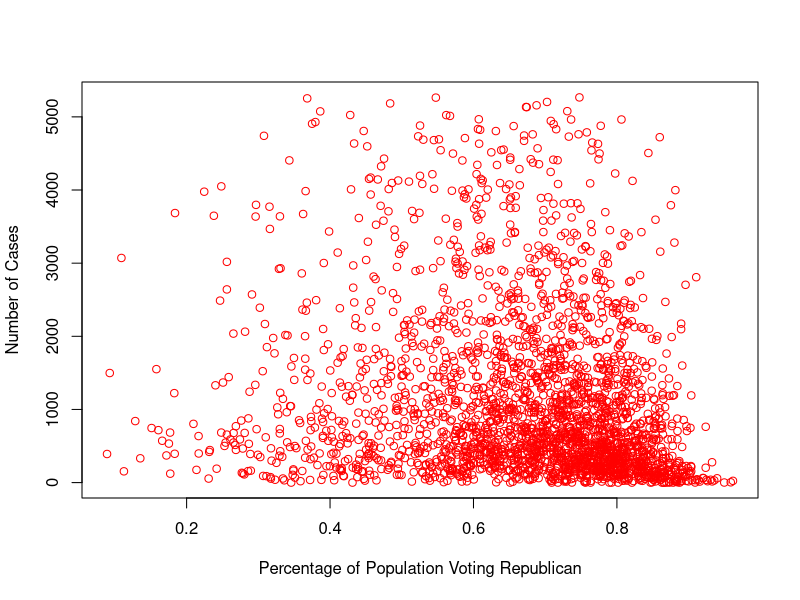
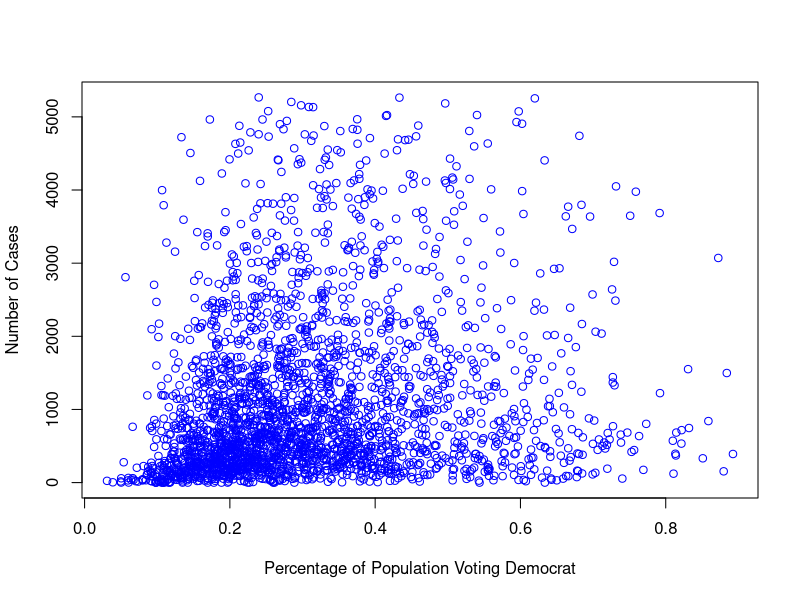

R code for these plots, in order:
## ---- chunk 1
# we can use this section here to load any packages that will be needed
knitr::opts_chunk$set(echo = TRUE)
covid_and_population_summary = read.csv(file = "casesPopbyCounty.csv")
election_data = read.csv(file = "clean2020electiondata.csv")
combined_data = read.csv(file = "combinedData.csv")
## ---- chunk 2
#code, graphs, etc
## ---- chunk 3
# Remove Outliers (remove if outliers are wanted)
cases <- combined_data$Cases
cases_Q1 <- quantile(cases, 0.25)
cases_Q3 <- quantile(cases, 0.75)
cases_IQR <- IQR(cases)
# adjust 1.5 to 3 to remove only extreme outliers
combined_data_no_out <- subset(combined_data, cases> (cases_Q1 - 1.5*cases_IQR) & cases< (cases_Q3 + 1.5*cases_IQR))

# Grab data from sets (change combined_data_no_out to combined_data to use set with outliers)
cases <- combined_data_no_out$Cases
percent_gop <- combined_data_no_out$per_gop
percent_dem <- combined_data_no_out$per_dem

# Plot the scatterplots (seperately, they appear too squished if together)
plot(percent_gop, cases, col = "red", xlab = "Percentage of Population Voting Republican", ylab = "Number of Cases")
plot(percent_dem, cases, col = "blue", xlab = "Percentage of Population Voting Democrat", ylab = "Number of Cases")
